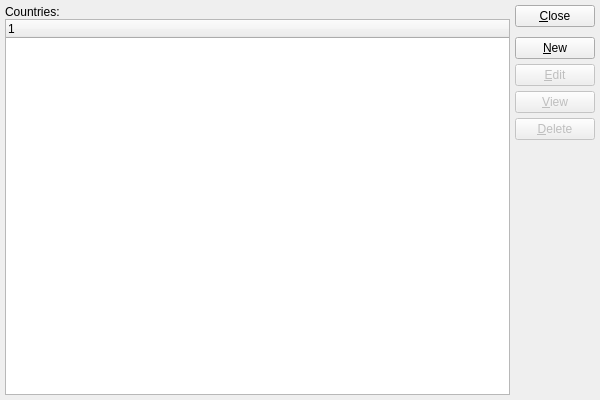
<?xml version="1.0" encoding="UTF-8"?>
<ui version="4.0">
 <comment>This file is part of the xTuple ERP: PostBooks Edition, a free and
open source Enterprise Resource Planning software suite,
Copyright (c) 1999-2010 by OpenMFG LLC, d/b/a xTuple.
It is licensed to you under the Common Public Attribution License
version 1.0, the full text of which (including xTuple-specific Exhibits)
is available at www.xtuple.com/CPAL.  By using this software, you agree
to be bound by its terms.</comment>
 <class>countries</class>
 <widget class="QWidget" name="countries">
  <property name="geometry">
   <rect>
    <x>0</x>
    <y>0</y>
    <width>600</width>
    <height>400</height>
   </rect>
  </property>
  <property name="windowTitle">
   <string>List Countries</string>
  </property>
  <layout class="QGridLayout" name="gridLayout">
   <item row="0" column="0">
    <layout class="QVBoxLayout">
     <property name="spacing">
      <number>0</number>
     </property>
     <item>
      <widget class="QLabel" name="_countriesLit">
       <property name="text">
        <string>Countries:</string>
       </property>
      </widget>
     </item>
     <item>
      <widget class="XTreeWidget" name="_countries"/>
     </item>
    </layout>
   </item>
   <item row="0" column="1">
    <layout class="QVBoxLayout" name="verticalLayout">
     <item>
      <widget class="QPushButton" name="_close">
       <property name="text">
        <string>&amp;Close</string>
       </property>
      </widget>
     </item>
     <item>
      <spacer name="verticalSpacer">
       <property name="orientation">
        <enum>Qt::Vertical</enum>
       </property>
       <property name="sizeType">
        <enum>QSizePolicy::Preferred</enum>
       </property>
       <property name="sizeHint" stdset="0">
        <size>
         <width>20</width>
         <height>5</height>
        </size>
       </property>
      </spacer>
     </item>
     <item>
      <widget class="QPushButton" name="_new">
       <property name="text">
        <string>&amp;New</string>
       </property>
      </widget>
     </item>
     <item>
      <widget class="QPushButton" name="_edit">
       <property name="enabled">
        <bool>false</bool>
       </property>
       <property name="text">
        <string>&amp;Edit</string>
       </property>
      </widget>
     </item>
     <item>
      <widget class="QPushButton" name="_view">
       <property name="enabled">
        <bool>false</bool>
       </property>
       <property name="text">
        <string>&amp;View</string>
       </property>
      </widget>
     </item>
     <item>
      <widget class="QPushButton" name="_delete">
       <property name="enabled">
        <bool>false</bool>
       </property>
       <property name="text">
        <string>&amp;Delete</string>
       </property>
      </widget>
     </item>
     <item>
      <spacer name="Spacer14">
       <property name="orientation">
        <enum>Qt::Vertical</enum>
       </property>
       <property name="sizeType">
        <enum>QSizePolicy::Expanding</enum>
       </property>
       <property name="sizeHint" stdset="0">
        <size>
         <width>20</width>
         <height>20</height>
        </size>
       </property>
      </spacer>
     </item>
    </layout>
   </item>
  </layout>
 </widget>
 <layoutdefault spacing="5" margin="5"/>
 <pixmapfunction>qPixmapFromMimeSource</pixmapfunction>
 <customwidgets>
  <customwidget>
   <class>XTreeWidget</class>
   <extends>QTreeWidget</extends>
   <header>xtreewidget.h</header>
   <container>1</container>
  </customwidget>
 </customwidgets>
 <tabstops>
  <tabstop>_countries</tabstop>
  <tabstop>_close</tabstop>
  <tabstop>_new</tabstop>
  <tabstop>_edit</tabstop>
  <tabstop>_view</tabstop>
  <tabstop>_delete</tabstop>
 </tabstops>
 <resources/>
 <connections>
  <connection>
   <sender>_close</sender>
   <signal>clicked()</signal>
   <receiver>countries</receiver>
   <slot>close()</slot>
   <hints>
    <hint type="sourcelabel">
     <x>20</x>
     <y>20</y>
    </hint>
    <hint type="destinationlabel">
     <x>20</x>
     <y>20</y>
    </hint>
   </hints>
  </connection>
  <connection>
   <sender>_countries</sender>
   <signal>valid(bool)</signal>
   <receiver>_view</receiver>
   <slot>setEnabled(bool)</slot>
   <hints>
    <hint type="sourcelabel">
     <x>20</x>
     <y>20</y>
    </hint>
    <hint type="destinationlabel">
     <x>20</x>
     <y>20</y>
    </hint>
   </hints>
  </connection>
 </connections>
</ui>
